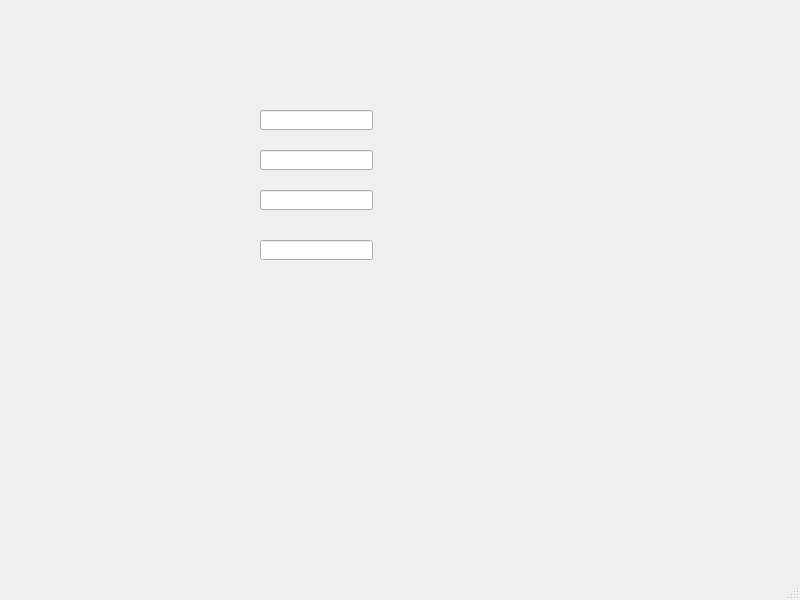
<?xml version="1.0" encoding="UTF-8"?>
<ui version="4.0">
 <class>MainWindow</class>
 <widget class="QMainWindow" name="MainWindow">
  <property name="geometry">
   <rect>
    <x>0</x>
    <y>0</y>
    <width>800</width>
    <height>600</height>
   </rect>
  </property>
  <property name="windowTitle">
   <string>MainWindow</string>
  </property>
  <widget class="QWidget" name="centralwidget">
   <widget class="QLineEdit" name="lineEdit">
    <property name="geometry">
     <rect>
      <x>260</x>
      <y>110</y>
      <width>113</width>
      <height>20</height>
     </rect>
    </property>
   </widget>
   <widget class="QLineEdit" name="lineEdit_2">
    <property name="geometry">
     <rect>
      <x>260</x>
      <y>150</y>
      <width>113</width>
      <height>20</height>
     </rect>
    </property>
   </widget>
   <widget class="QLineEdit" name="lineEdit_3">
    <property name="geometry">
     <rect>
      <x>260</x>
      <y>190</y>
      <width>113</width>
      <height>20</height>
     </rect>
    </property>
   </widget>
   <widget class="QLineEdit" name="lineEdit_4">
    <property name="geometry">
     <rect>
      <x>260</x>
      <y>240</y>
      <width>113</width>
      <height>20</height>
     </rect>
    </property>
   </widget>
  </widget>
  <widget class="QMenuBar" name="menubar">
   <property name="geometry">
    <rect>
     <x>0</x>
     <y>0</y>
     <width>800</width>
     <height>23</height>
    </rect>
   </property>
  </widget>
  <widget class="QStatusBar" name="statusbar"/>
 </widget>
 <tabstops>
  <tabstop>lineEdit_2</tabstop>
  <tabstop>lineEdit_3</tabstop>
  <tabstop>lineEdit</tabstop>
  <tabstop>lineEdit_4</tabstop>
 </tabstops>
 <resources/>
 <connections/>
</ui>
